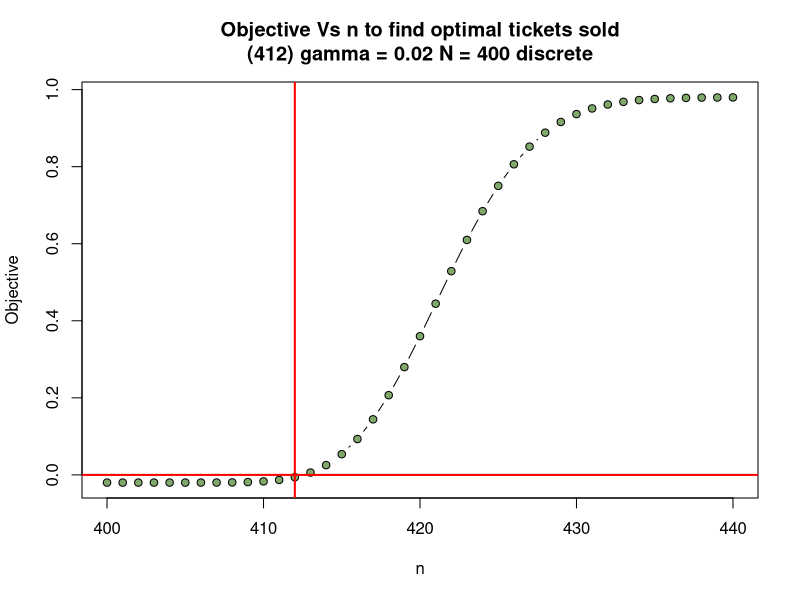
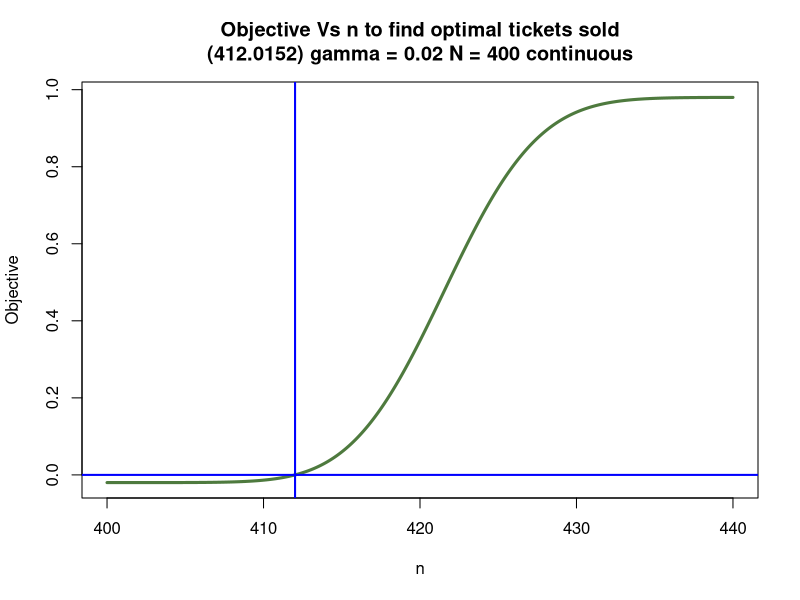

These charts were generated, in order, by the following R code:
## ---- chunk 1
knitr::opts_chunk$set(echo = TRUE)
## ---- chunk 2
ntickets <- function(N, gamma, p) {
  # values of n to search, from N up to 10% more than N
  n <- seq(N, floor(N + N / 10), by = 1)

  # discrete objective: 1 - gamma - P(X <= N) where X ~ Bin(n, p)
  objd <- 1 - gamma - stats::pbinom(q = N, size = n, prob = p)
  # n that makes the objective closest to 0
  nd <- n[which.min(abs(objd))]

  # continuous objective with normal approx and continuity correction
  objc <- function(n) {
    1 - gamma - stats::pnorm(N + 0.5, mean = n * p, sd = sqrt(n * p * (1 - p)))
  }
  # root of the continuous objective
  nc <- stats::uniroot(objc, interval = c(N, floor(N + N / 10)))$root

  # plot 1: discrete case
  graphics::plot(n, objd, type = "b", pch = 21, bg = "#7FA86A",
                 xlab = "n", ylab = "Objective",
                 main = paste0("Objective Vs n to find optimal tickets sold\n(",
                               nd, ") gamma = ", gamma, " N = ", N, " discrete"))
  graphics::abline(h = 0, col = "red", lwd = 2)
  graphics::abline(v = nd, col = "red", lwd = 2)

  # plot 2: continuous case
  nn <- seq(N, floor(N + N / 10), length.out = 500)
  graphics::plot(nn, objc(nn), type = "l", lwd = 3, col = "#4E7A3E",
                 xlab = "n", ylab = "Objective",
                 main = paste0("Objective Vs n to find optimal tickets sold\n(",
                               round(nc, 4), ") gamma = ", gamma, " N = ", N,
                               " continuous"))
  graphics::abline(h = 0, col = "blue", lwd = 2)
  graphics::abline(v = nc, col = "blue", lwd = 2)

  # named list
  res <- list(nd = nd, nc = nc, N = N, p = p, gamma = gamma)
  print(res)
  invisible(res)
}
## ---- chunk 3
# test call from the assignment
ntickets(N = 400, gamma = 0.02, p = 0.95)
